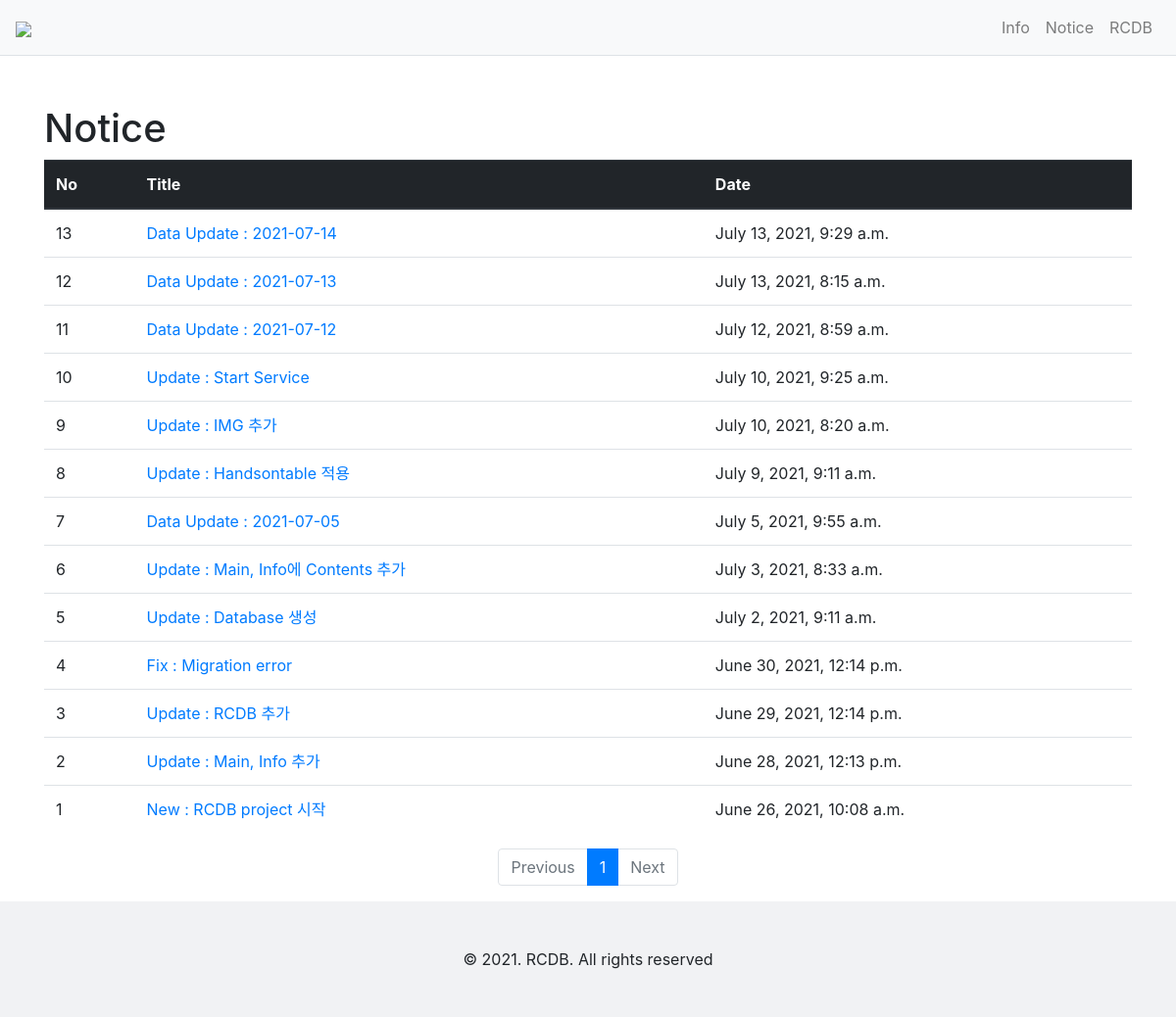
Before: /notice/ with the older database file.
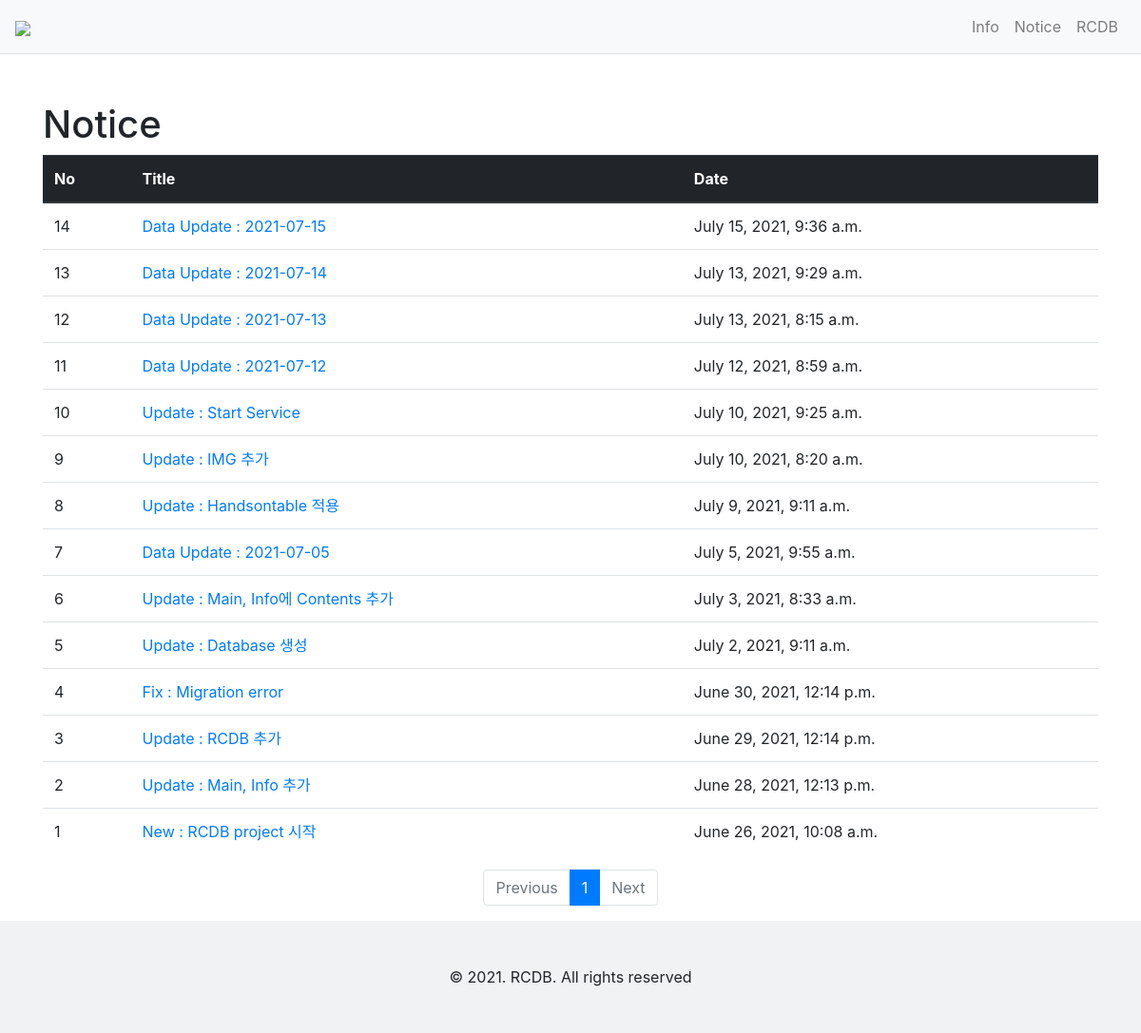
After: the same page with the newer database file.
### notice/models.py (models this page shows, shortened)
class Notice(models.Model):
    subject = models.CharField(max_length=100)
    content = models.TextField()
    create_date = models.DateTimeField()

### notice/views.py (the view)
# urls.py: path('', views.index, name='index'),
def index(request):
    page = request.GET.get('page', '1')
    notice_list = Notice.objects.order_by('-create_date')
    paginator = Paginator(notice_list, 15)
    page_obj = paginator.get_page(page)
    context = {'notice_list': page_obj}
    return render(request, 'notice/notice_list.html', context)

### notice/templatetags/md_filter.py (called while the page is built)
@register.filter
def sub(value, arg):
    return value - arg

### templates/notice/notice_list.html
{% extends 'base.html' %}
{% load md_filter %}
{% block content %}
<div class="container my-3">
    <h1 style="margin-top : 50px ;">Notice</h1>
    <table class="table">
        <thead>
        <tr class="thead-dark">
            <th>No</th>
            <th>Title</th>
            <th>Date</th>
        </tr>
        </thead>
        <tbody>
        {% if notice_list %}
        {% for notice in notice_list %}
        <tr>
            <td>{{ notice_list.paginator.count|sub:notice_list.start_index|sub:forloop.counter0|add:1 }}</td>
            <td>
                <a href="{% url 'notice:detail' notice.id %}">{{ notice.subject }}</a>
            </td>
            <td>{{ notice.create_date }}</td>
        </tr>
        {% endfor %}
        {% else %}
        <tr>
            <td colspan="3">공지가 없습니다.</td>
        </tr>
        {% endif %}
        </tbody>
    </table>
    <ul class="pagination justify-content-center">
        {% if notice_list.has_previous %}
        <li class="page-item">
            <a class="page-link" href="?page={{ notice_list.previous_page_number }}">Previous</a>
        </li>
        {% else %}
        <li class="page-item disabled">
            <a class="page-link" tabindex="-1" aria-disabled="true" href="#">Previous</a>
        </li>
        {% endif %}
        {% for page_number in notice_list.paginator.page_range %}
        {% if page_number >= notice_list.number|add:-5 and page_number <= notice_list.number|add:5 %}
            {% if page_number == notice_list.number %}
            <li class="page-item active" aria-current="page">
                <a class="page-link" href="?page={{ page_number }}">{{ page_number }}</a>
            </li>
            {% else %}
            <li class="page-item">
                <a class="page-link" href="?page={{ page_number }}">{{ page_number }}</a>
            </li>
            {% endif %}
            {% endif %}
        {% endfor %}
        {% if notice_list.has_next %}
        <li class="page-item">
            <a class="page-link" href="?page={{ notice_list.next_page_number }}">Next</a>
        </li>
        {% else %}
        <li class="page-item disabled">
            <a class="page-link" tabindex="-1" aria-disabled="true" href="#">Next</a>
        </li>
        {% endif %}
    </ul>
</div>
{% endblock %}

### templates/base.html (shortened to what this page needs)
{% load static %}
<!doctype html>
<html lang="ko">
    <head>
        <link rel="stylesheet" href="https://maxcdn.bootstrapcdn.com/bootstrap/4.0.0/css/bootstrap.min.css">
        <link href="https://cdn.jsdelivr.net/npm/handsontable@9.0.1/dist/handsontable.full.min.css" rel="stylesheet" media="screen">
    </head>
    <body>
        {% include "navbar.html" %}
        {% block content %}
        {% endblock %}
        {% include 'footer.html' %}
    </body>
</html>

### templates/navbar.html (shortened to what this page needs)
<nav class="navbar navbar-expand-lg navbar-light bg-light border-bottom">
    <a class="navbar-brand" href="{% url 'main:index' %}"><img src="https://github.com/ChanToRe/RCDB/blob/master/img/Logo.png?raw=true"></a>
    <div class="collapse navbar-collapse flex-grow-0 justify-content-end bg-light" id="navbarNav">
        <ul class="navbar-nav">
            <li class="nav-item">
                <a class="nav-link" href="{% url 'info:index' %}">Info</a>
            </li>
            <li class="nav-item ">
                <a class="nav-link" href="{% url 'notice:index' %}">Notice</a>
            </li>
                <a class="nav-link" href="{% url 'rcdb:index' %}">RCDB</a>
        </ul>
    </div>
</nav>

### templates/footer.html
<div style = "position:relative; left:0; bottom:0; width:100%; padding:15px 0; text-align:center; background:#F1F2F4">
    <div style="margin-top:2rem; margin-bottom:2rem;">
        <footer>© 2021. RCDB. All rights reserved</footer>
    </div>
</div>

Changed rows visible on the page:
added Notice: paginator.count|sub "14", subject "Data Update : 2021-07-15", create_date "July 15, 2021, 9:36 a.m."
